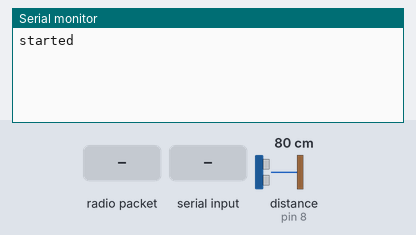
This sketch was run on a simulated Arduino Uno, built with avr-gcc and run on an emulated ATmega328P. On the bench: the last lines printed to the serial monitor. Inputs (shaded band) come from the test bench; at power-on: distance to the obstacle (sensor on pin 8) 80 cm. The echo pulse lasts 58.3 µs per cm; no radio packets arrive unless stated.

Above: at 1.2 s.
1.3 s: radio packet "on" arrives
At 1.9 s:
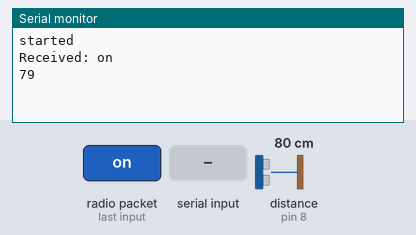
2.8 s: "on" received over Serial
At 3.1 s:
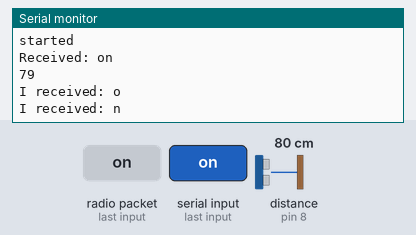
4.3 s: radio packet "off" arrives
At 5.4 s:
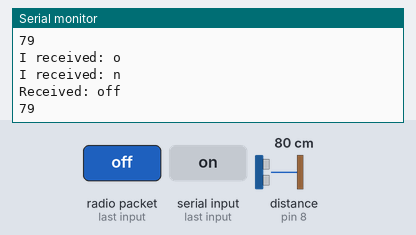
5.8 s: "off" received over Serial
At 7.0 s:
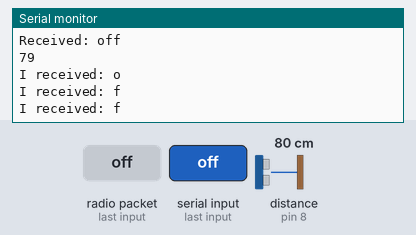
7.3 s: radio packet "1" arrives
At 7.7 s:
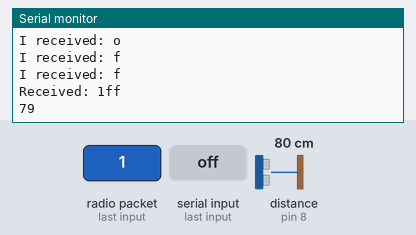
8.8 s: "1" received over Serial
At 9.5 s:
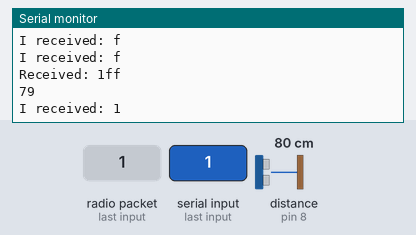

The sketch:

battlebots_receiver.ino
```cpp
#include <RH_ASK.h>
#include <SPI.h> // Not actualy used but needed to compile

RH_ASK driver(1900, 13, 12, 0);
int led = LED_BUILTIN;
int vbql = 0;
int inPin = 11;

int links_v = 5;
int links_a = 3;
int rechts_v = 11;
int rechts_a = 6;

int packet_led = 4;

int safety_distance = 20;

char vooruit;

#define echoPin 8 // attach pin D2 Arduino to pin Echo of HC-SR04
#define trigPin 7 //attach pin D3 Arduino to pin Trig of HC-SR04

long duration; // variable for the duration of sound wave travel
int distance; // variable for the distance measurement


void setup() {
  Serial.begin(9600);
  pinMode(trigPin, OUTPUT); // Sets the trigPin as an OUTPUT
  pinMode(echoPin, INPUT); // Sets the echoPin as an INPUT
  pinMode(pled, OUTPUT);

  if (!driver.init())
    Serial.println("init failed");

  pinMode(inPin, INPUT);

  Serial.println("started");

}

void loop() {

  // check if data is available
  if (Serial.available() > 0) {
    // read the incoming byte:
    byte incomingByte = Serial.read();
    // prints the received data
    Serial.print("I received: ");
    Serial.println((char)incomingByte);
  }
  data_receive();

}

void data_receive() {

  uint8_t buf[RH_ASK_MAX_MESSAGE_LEN];
  uint8_t buflen = sizeof(buf);

  if (driver.recv(buf, &buflen)) { // Non-blocking
    String message = (char*)buf;


    // Message with a good checksum received, dump it.
    Serial.print("Received: ");
    Serial.println((char*)buf);
    message = message.substring(0, buflen);
    pled(message);
    controls(message);
  }

}

void pled(String message) {

  digitalWrite(packet_led, HIGH);
  delay(5);
  digitalWrite(packet_led, LOW);

  if (message == "on") {
    digitalWrite(packet_led, HIGH);
  } else if (message == "off") {
    digitalWrite(packet_led, LOW);
  }
}

void controls(String message) {

  vooruit = message[0];
  char achteruit = message[1];
  char links = message[2];
  char rechts = message[3];
  String speed_s = message.substring(4, 7);
  uint8_t speed = speed_s.toInt();


  if (check_distance() != true) {
    Serial.println("stop");
    vooruit = '0';
  }
  //analogWrite(10, speed);
  if (vooruit == '1' && links == '0' && rechts == '0' && achteruit == '0') { //vooruit 1000
    analogWrite(links_v, speed);
    analogWrite(rechts_v, speed);
    analogWrite(links_a, 0);
    analogWrite(rechts_a, 0);
  }
  else if (achteruit == '1' && vooruit == '0' && links == '0' && rechts == '0') { //achteruit 0100
    analogWrite(links_a, speed);
    analogWrite(rechts_a, speed);
    analogWrite(links_v, 0);
    analogWrite(rechts_v, 0);
  }

  else if (links == '1' && vooruit == '0' && rechts == '0' && achteruit == '0') { //scherp links 0010
    analogWrite(links_a, 0);
    analogWrite(rechts_v, speed);
    analogWrite(links_v, 0);
    analogWrite(rechts_a, 0);
  }

  else if (rechts == '1' && links == '0' && vooruit == '0' && achteruit == '0') { //scherp rechts 0001
    analogWrite(rechts_a, 0);
    analogWrite(links_v, speed);
    analogWrite(rechts_v, 0);
    analogWrite(links_a, 0);
  }
  else if (links == '1' && vooruit == '1' && achteruit == '0' && rechts == '0') { //links vooruit 1010
    analogWrite(links_v, (int) (speed * 0.5));
    analogWrite(rechts_v, speed);
    analogWrite(links_a, 0);
    analogWrite(rechts_a, 0);
  }
  else if (rechts == '1' && vooruit == '1' && links == '0' && achteruit == '0') { //rechts vooruit 1001
    analogWrite(rechts_v, (int) (speed * 0.5));
    analogWrite(links_v, speed);
    analogWrite(rechts_a, 0);
    analogWrite(links_a, 0);
  }
  else if (links == '1' && achteruit == '1' && rechts == '0' && vooruit == '0') { //links achteruit 0110
    analogWrite(rechts_a, speed);
    analogWrite(links_a, (int) (speed * 0.5));
    analogWrite(rechts_v, 0);
    analogWrite(links_v, 0);
  }
  else if (rechts == '1' && achteruit == '1' && links == '0' && vooruit == '0') { //rechts achteruit 0101
    analogWrite(links_a, speed);
    analogWrite(rechts_a, (int) (speed * 0.5));
    analogWrite(links_v, 0);
    analogWrite(rechts_v, 0);
  }
  else if (vooruit == '1' && achteruit == '1' && links == '0' && rechts == '0') { //stop 1100
    analogWrite(rechts_v, 0);
    analogWrite(rechts_a, 0);
    analogWrite(links_v, 0);
    analogWrite(links_a, 0);
  }
  else if (vooruit == '0' && achteruit == '0' && rechts == '0' && links == '0') { // stop 0000
    analogWrite(rechts_v, 0);
    analogWrite(rechts_a, 0);
    analogWrite(links_v, 0);
    analogWrite(links_a, 0);
  }
}

bool check_distance() {
  bool x;
  int distance_check = distancemeter();
  Serial.println(distance_check);
  if (distance_check > safety_distance) {
    x = true;
  } else {
    x = false;
  }
  return x;
}


int distancemeter() {
  // Clears the trigPin condition
  digitalWrite(trigPin, LOW);
  delayMicroseconds(2);
  // Sets the trigPin HIGH (ACTIVE) for 10 microseconds
  digitalWrite(trigPin, HIGH);
  delayMicroseconds(10);
  digitalWrite(trigPin, LOW);
  // Reads the echoPin, returns the sound wave travel time in microseconds
  duration = pulseIn(echoPin, HIGH);
  // Calculating the distance
  distance = duration * 0.034 / 2; // Speed of sound wave divided by 2 (go and back)
  // Displays the distance on the Serial Monitor
  //Serial.println(distance);
  return distance;
}
```

Measured:
- after the input at 1.3 s, the serial monitor: prints a new line at once (image 1)
- after the input at 2.8 s, the serial monitor: prints a new line at once (image 2)
- after the input at 4.3 s, the serial monitor: prints a new line at once (image 3)
- after the input at 5.8 s, the serial monitor: prints a new line at once (image 4)
- after the input at 7.3 s, the serial monitor: prints a new line at once (image 5)
- after the input at 8.8 s, the serial monitor: prints a new line at once (image 6)
